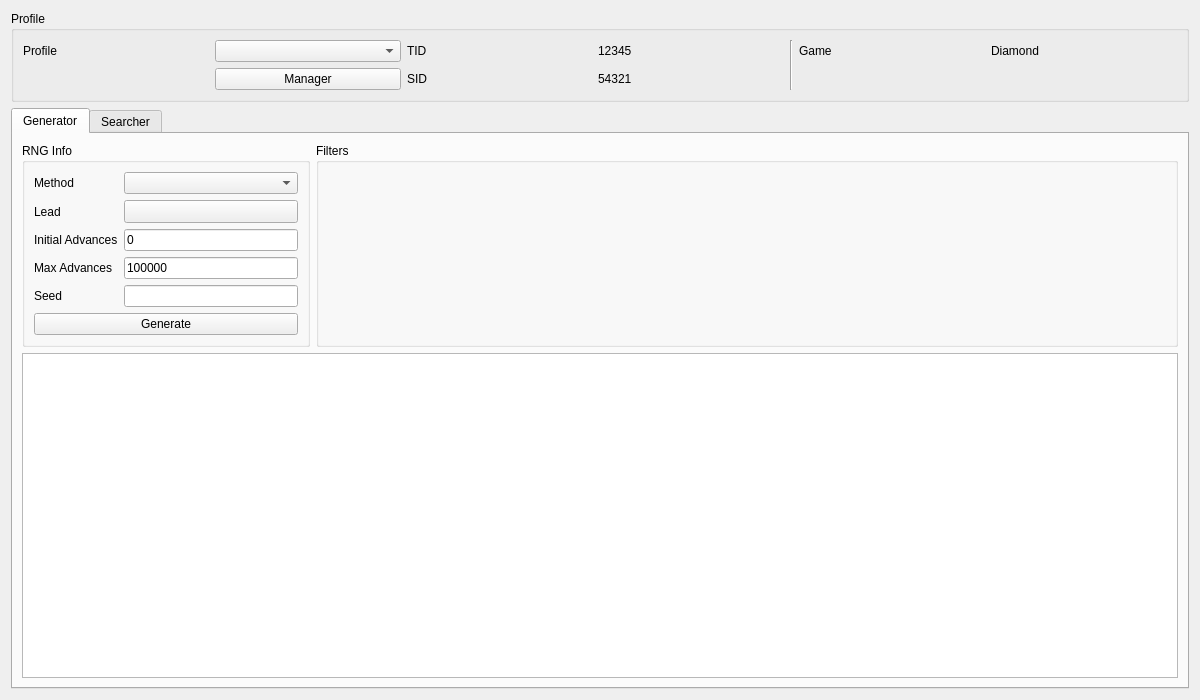
<?xml version="1.0" encoding="UTF-8"?>
<ui version="4.0">
 <class>Stationary4</class>
 <widget class="QWidget" name="Stationary4">
  <property name="geometry">
   <rect>
    <x>0</x>
    <y>0</y>
    <width>1200</width>
    <height>700</height>
   </rect>
  </property>
  <property name="windowTitle">
   <string>Gen 4 Stationary</string>
  </property>
  <layout class="QGridLayout" name="gridLayout_7">
   <item row="0" column="0">
    <widget class="QGroupBox" name="groupBoxProfile">
     <property name="title">
      <string>Profile</string>
     </property>
     <layout class="QGridLayout" name="gridLayout_5">
      <item row="0" column="0">
       <widget class="QLabel" name="labelProfile">
        <property name="text">
         <string>Profile</string>
        </property>
       </widget>
      </item>
      <item row="0" column="1">
       <widget class="QComboBox" name="comboBoxProfiles"/>
      </item>
      <item row="0" column="2">
       <widget class="QLabel" name="labelProfileTID">
        <property name="text">
         <string>TID</string>
        </property>
       </widget>
      </item>
      <item row="0" column="3">
       <widget class="QLabel" name="labelProfileTIDValue">
        <property name="text">
         <string notr="true">12345</string>
        </property>
       </widget>
      </item>
      <item row="0" column="4" rowspan="2">
       <widget class="Line" name="line">
        <property name="orientation">
         <enum>Qt::Vertical</enum>
        </property>
       </widget>
      </item>
      <item row="0" column="5">
       <widget class="QLabel" name="labelProfileGame">
        <property name="text">
         <string>Game</string>
        </property>
       </widget>
      </item>
      <item row="0" column="6">
       <widget class="QLabel" name="labelProfileGameValue">
        <property name="text">
         <string>Diamond</string>
        </property>
       </widget>
      </item>
      <item row="1" column="1">
       <widget class="QPushButton" name="pushButtonProfileManager">
        <property name="text">
         <string>Manager</string>
        </property>
       </widget>
      </item>
      <item row="1" column="2">
       <widget class="QLabel" name="labelProfileSID">
        <property name="text">
         <string>SID</string>
        </property>
       </widget>
      </item>
      <item row="1" column="3">
       <widget class="QLabel" name="labelProfileSIDValue">
        <property name="text">
         <string notr="true">54321</string>
        </property>
       </widget>
      </item>
     </layout>
    </widget>
   </item>
   <item row="1" column="0">
    <widget class="QTabWidget" name="tabRNGSelector">
     <widget class="QWidget" name="tabStationary">
      <attribute name="title">
       <string>Generator</string>
      </attribute>
      <layout class="QGridLayout" name="gridLayout_8">
       <item row="0" column="0">
        <widget class="QGroupBox" name="groupBoxGeneratorRNGInfo">
         <property name="sizePolicy">
          <sizepolicy hsizetype="Preferred" vsizetype="Preferred">
           <horstretch>1</horstretch>
           <verstretch>0</verstretch>
          </sizepolicy>
         </property>
         <property name="title">
          <string>RNG Info</string>
         </property>
         <layout class="QGridLayout" name="gridLayout_6">
          <item row="2" column="1">
           <widget class="TextBox" name="textBoxGeneratorInitialAdvances">
            <property name="text">
             <string notr="true">0</string>
            </property>
           </widget>
          </item>
          <item row="4" column="0">
           <widget class="QLabel" name="labelGeneratorSeed">
            <property name="text">
             <string>Seed</string>
            </property>
           </widget>
          </item>
          <item row="3" column="0">
           <widget class="QLabel" name="labelGeneratorMaxAdvances">
            <property name="text">
             <string>Max Advances</string>
            </property>
           </widget>
          </item>
          <item row="2" column="0">
           <widget class="QLabel" name="labelGeneratorInitialAdvances">
            <property name="text">
             <string>Initial Advances</string>
            </property>
           </widget>
          </item>
          <item row="4" column="1">
           <widget class="TextBox" name="textBoxGeneratorSeed">
            <property name="maxLength">
             <number>8</number>
            </property>
           </widget>
          </item>
          <item row="0" column="0">
           <widget class="QLabel" name="labelGeneratorMethod">
            <property name="text">
             <string>Method</string>
            </property>
           </widget>
          </item>
          <item row="0" column="1">
           <widget class="ComboBox" name="comboBoxGeneratorMethod"/>
          </item>
          <item row="3" column="1">
           <widget class="TextBox" name="textBoxGeneratorMaxAdvances">
            <property name="text">
             <string notr="true">100000</string>
            </property>
           </widget>
          </item>
          <item row="5" column="0" colspan="2">
           <widget class="QPushButton" name="pushButtonGenerate">
            <property name="enabled">
             <bool>true</bool>
            </property>
            <property name="text">
             <string>Generate</string>
            </property>
            <property name="checkable">
             <bool>false</bool>
            </property>
            <property name="autoDefault">
             <bool>false</bool>
            </property>
           </widget>
          </item>
          <item row="1" column="0">
           <widget class="QLabel" name="labelGeneratorLead">
            <property name="sizePolicy">
             <sizepolicy hsizetype="Fixed" vsizetype="Preferred">
              <horstretch>0</horstretch>
              <verstretch>0</verstretch>
             </sizepolicy>
            </property>
            <property name="text">
             <string>Lead</string>
            </property>
           </widget>
          </item>
          <item row="1" column="1">
           <widget class="ComboMenu" name="toolButtonGeneratorLead">
            <property name="sizePolicy">
             <sizepolicy hsizetype="Preferred" vsizetype="Fixed">
              <horstretch>0</horstretch>
              <verstretch>0</verstretch>
             </sizepolicy>
            </property>
            <property name="popupMode">
             <enum>QToolButton::InstantPopup</enum>
            </property>
           </widget>
          </item>
         </layout>
        </widget>
       </item>
       <item row="0" column="1">
        <widget class="QGroupBox" name="groupBoxGeneratorFilters">
         <property name="sizePolicy">
          <sizepolicy hsizetype="Preferred" vsizetype="Preferred">
           <horstretch>3</horstretch>
           <verstretch>0</verstretch>
          </sizepolicy>
         </property>
         <property name="title">
          <string>Filters</string>
         </property>
         <layout class="QGridLayout" name="gridLayout">
          <item row="0" column="0" rowspan="2">
           <widget class="Filter" name="filterGenerator" native="true"/>
          </item>
         </layout>
        </widget>
       </item>
       <item row="1" column="0" colspan="2">
        <widget class="TableView" name="tableViewGenerator">
         <property name="contextMenuPolicy">
          <enum>Qt::CustomContextMenu</enum>
         </property>
         <attribute name="verticalHeaderVisible">
          <bool>false</bool>
         </attribute>
        </widget>
       </item>
      </layout>
     </widget>
     <widget class="QWidget" name="tabSpreadSearcher">
      <attribute name="title">
       <string>Searcher</string>
      </attribute>
      <layout class="QGridLayout" name="gridLayout_9">
       <item row="0" column="1">
        <widget class="QGroupBox" name="groupBoxSearcherFilters">
         <property name="sizePolicy">
          <sizepolicy hsizetype="Preferred" vsizetype="Preferred">
           <horstretch>3</horstretch>
           <verstretch>0</verstretch>
          </sizepolicy>
         </property>
         <property name="title">
          <string>Filters</string>
         </property>
         <layout class="QGridLayout" name="gridLayout_4">
          <item row="0" column="0" rowspan="2">
           <widget class="Filter" name="filterSearcher" native="true"/>
          </item>
         </layout>
        </widget>
       </item>
       <item row="2" column="0" colspan="2">
        <widget class="TableView" name="tableViewSearcher">
         <property name="contextMenuPolicy">
          <enum>Qt::CustomContextMenu</enum>
         </property>
         <property name="sortingEnabled">
          <bool>true</bool>
         </property>
         <attribute name="verticalHeaderVisible">
          <bool>false</bool>
         </attribute>
        </widget>
       </item>
       <item row="1" column="0" colspan="2">
        <widget class="QProgressBar" name="progressBar">
         <property name="value">
          <number>0</number>
         </property>
        </widget>
       </item>
       <item row="0" column="0">
        <widget class="QGroupBox" name="groupBoxSearcherRNGInfo">
         <property name="sizePolicy">
          <sizepolicy hsizetype="Preferred" vsizetype="Preferred">
           <horstretch>1</horstretch>
           <verstretch>0</verstretch>
          </sizepolicy>
         </property>
         <property name="title">
          <string>RNG Info</string>
         </property>
         <layout class="QGridLayout" name="gridLayout_2">
          <item row="0" column="0">
           <widget class="QLabel" name="labelSearcherMethod">
            <property name="text">
             <string>Method</string>
            </property>
           </widget>
          </item>
          <item row="0" column="1">
           <widget class="ComboBox" name="comboBoxSearcherMethod"/>
          </item>
          <item row="1" column="0">
           <widget class="QLabel" name="labelSearcherLead">
            <property name="text">
             <string>Lead</string>
            </property>
           </widget>
          </item>
          <item row="1" column="1">
           <widget class="ComboBox" name="comboBoxSearcherLead">
            <item>
             <property name="text">
              <string>Any</string>
             </property>
            </item>
            <item>
             <property name="text">
              <string>Synchronize</string>
             </property>
            </item>
            <item>
             <property name="text">
              <string>Cute Charm</string>
             </property>
            </item>
            <item>
             <property name="text">
              <string>None</string>
             </property>
            </item>
           </widget>
          </item>
          <item row="2" column="0" colspan="2">
           <layout class="QGridLayout" name="gridLayout_3">
            <item row="0" column="0">
             <widget class="QLabel" name="labelSearcherMinDelay">
              <property name="text">
               <string>Min Delay</string>
              </property>
             </widget>
            </item>
            <item row="0" column="1">
             <widget class="TextBox" name="textBoxSearcherMinDelay">
              <property name="text">
               <string notr="true">600</string>
              </property>
             </widget>
            </item>
            <item row="0" column="2">
             <widget class="QLabel" name="labelSearcherMaxDelay">
              <property name="text">
               <string>Max Delay</string>
              </property>
             </widget>
            </item>
            <item row="0" column="3">
             <widget class="TextBox" name="textBoxSearcherMaxDelay">
              <property name="text">
               <string notr="true">2000</string>
              </property>
             </widget>
            </item>
            <item row="1" column="0">
             <widget class="QLabel" name="labelSearcherMinAdvance">
              <property name="text">
               <string>Min Advance</string>
              </property>
             </widget>
            </item>
            <item row="1" column="1">
             <widget class="TextBox" name="textBoxSearcherMinAdvance">
              <property name="text">
               <string notr="true">0</string>
              </property>
             </widget>
            </item>
            <item row="1" column="2">
             <widget class="QLabel" name="labelSearcherMaxAdvance">
              <property name="text">
               <string>Max Advance</string>
              </property>
             </widget>
            </item>
            <item row="1" column="3">
             <widget class="TextBox" name="textBoxSearcherMaxAdvance">
              <property name="text">
               <string notr="true">1000</string>
              </property>
             </widget>
            </item>
           </layout>
          </item>
          <item row="3" column="0" colspan="2">
           <layout class="QHBoxLayout" name="horizontalLayout">
            <item>
             <widget class="QPushButton" name="pushButtonSearch">
              <property name="enabled">
               <bool>true</bool>
              </property>
              <property name="text">
               <string>Search</string>
              </property>
              <property name="checkable">
               <bool>false</bool>
              </property>
              <property name="autoDefault">
               <bool>false</bool>
              </property>
             </widget>
            </item>
            <item>
             <widget class="QPushButton" name="pushButtonCancel">
              <property name="enabled">
               <bool>false</bool>
              </property>
              <property name="text">
               <string>Cancel</string>
              </property>
             </widget>
            </item>
           </layout>
          </item>
         </layout>
        </widget>
       </item>
      </layout>
     </widget>
    </widget>
   </item>
  </layout>
 </widget>
 <customwidgets>
  <customwidget>
   <class>TextBox</class>
   <extends>QLineEdit</extends>
   <header>Forms/Controls/TextBox.hpp</header>
  </customwidget>
  <customwidget>
   <class>ComboBox</class>
   <extends>QComboBox</extends>
   <header>Forms/Controls/ComboBox.hpp</header>
  </customwidget>
  <customwidget>
   <class>TableView</class>
   <extends>QTableView</extends>
   <header>Forms/Controls/TableView.hpp</header>
  </customwidget>
  <customwidget>
   <class>Filter</class>
   <extends>QWidget</extends>
   <header>Forms/Controls/Filter.hpp</header>
   <container>1</container>
  </customwidget>
  <customwidget>
   <class>ComboMenu</class>
   <extends>QToolButton</extends>
   <header>Forms/Controls/ComboMenu.hpp</header>
  </customwidget>
 </customwidgets>
 <tabstops>
  <tabstop>comboBoxProfiles</tabstop>
  <tabstop>pushButtonProfileManager</tabstop>
  <tabstop>tabRNGSelector</tabstop>
  <tabstop>comboBoxGeneratorMethod</tabstop>
  <tabstop>toolButtonGeneratorLead</tabstop>
  <tabstop>textBoxGeneratorInitialAdvances</tabstop>
  <tabstop>textBoxGeneratorMaxAdvances</tabstop>
  <tabstop>textBoxGeneratorSeed</tabstop>
  <tabstop>pushButtonGenerate</tabstop>
  <tabstop>tableViewGenerator</tabstop>
  <tabstop>comboBoxSearcherMethod</tabstop>
  <tabstop>comboBoxSearcherLead</tabstop>
  <tabstop>textBoxSearcherMinDelay</tabstop>
  <tabstop>textBoxSearcherMaxDelay</tabstop>
  <tabstop>textBoxSearcherMinAdvance</tabstop>
  <tabstop>textBoxSearcherMaxAdvance</tabstop>
  <tabstop>pushButtonSearch</tabstop>
  <tabstop>pushButtonCancel</tabstop>
  <tabstop>tableViewSearcher</tabstop>
 </tabstops>
 <resources/>
 <connections/>
</ui>
